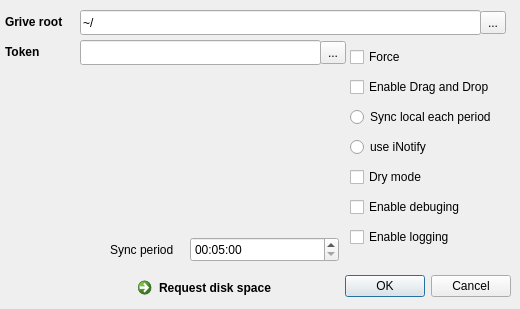
<?xml version="1.0" encoding="UTF-8"?>
<ui version="4.0">
 <class>Settings</class>
 <widget class="QDialog" name="Settings">
  <property name="geometry">
   <rect>
    <x>0</x>
    <y>0</y>
    <width>520</width>
    <height>309</height>
   </rect>
  </property>
  <property name="windowTitle">
   <string>Dialog</string>
  </property>
  <widget class="QDialogButtonBox" name="buttonBox">
   <property name="geometry">
    <rect>
     <x>210</x>
     <y>270</y>
     <width>301</width>
     <height>32</height>
    </rect>
   </property>
   <property name="orientation">
    <enum>Qt::Horizontal</enum>
   </property>
   <property name="standardButtons">
    <set>QDialogButtonBox::Cancel|QDialogButtonBox::Ok</set>
   </property>
  </widget>
  <widget class="QLineEdit" name="lineEdit">
   <property name="geometry">
    <rect>
     <x>80</x>
     <y>10</y>
     <width>401</width>
     <height>25</height>
    </rect>
   </property>
   <property name="text">
    <string>~/</string>
   </property>
  </widget>
  <widget class="QLabel" name="label">
   <property name="geometry">
    <rect>
     <x>5</x>
     <y>12</y>
     <width>71</width>
     <height>20</height>
    </rect>
   </property>
   <property name="font">
    <font>
     <weight>75</weight>
     <bold>true</bold>
    </font>
   </property>
   <property name="text">
    <string>Grive root</string>
   </property>
  </widget>
  <widget class="QToolButton" name="toolButton">
   <property name="geometry">
    <rect>
     <x>480</x>
     <y>11</y>
     <width>26</width>
     <height>23</height>
    </rect>
   </property>
   <property name="text">
    <string>...</string>
   </property>
  </widget>
  <widget class="QWidget" name="verticalLayoutWidget">
   <property name="geometry">
    <rect>
     <x>350</x>
     <y>39</y>
     <width>166</width>
     <height>221</height>
    </rect>
   </property>
   <layout class="QVBoxLayout" name="verticalLayout">
    <property name="spacing">
     <number>2</number>
    </property>
    <item>
     <widget class="QCheckBox" name="checkBox_2">
      <property name="text">
       <string>Force</string>
      </property>
     </widget>
    </item>
    <item>
     <widget class="QCheckBox" name="checkBox_6">
      <property name="text">
       <string>Enable Drag and Drop</string>
      </property>
     </widget>
    </item>
    <item>
     <widget class="QRadioButton" name="radioButton">
      <property name="text">
       <string>Sync local each period</string>
      </property>
     </widget>
    </item>
    <item>
     <widget class="QRadioButton" name="radioButton_2">
      <property name="text">
       <string>use iNotify</string>
      </property>
     </widget>
    </item>
    <item>
     <widget class="QCheckBox" name="checkBox_5">
      <property name="text">
       <string>Dry mode</string>
      </property>
     </widget>
    </item>
    <item>
     <widget class="QCheckBox" name="checkBox_3">
      <property name="text">
       <string>Enable debuging</string>
      </property>
     </widget>
    </item>
    <item>
     <widget class="QCheckBox" name="checkBox_4">
      <property name="text">
       <string>Enable logging</string>
      </property>
     </widget>
    </item>
   </layout>
  </widget>
  <widget class="QCommandLinkButton" name="commandLinkButton_2">
   <property name="geometry">
    <rect>
     <x>130</x>
     <y>270</y>
     <width>170</width>
     <height>32</height>
    </rect>
   </property>
   <property name="text">
    <string>Request disk space</string>
   </property>
  </widget>
  <widget class="QTimeEdit" name="timeEdit">
   <property name="geometry">
    <rect>
     <x>190</x>
     <y>237</y>
     <width>149</width>
     <height>25</height>
    </rect>
   </property>
   <property name="time">
    <time>
     <hour>0</hour>
     <minute>5</minute>
     <second>0</second>
    </time>
   </property>
  </widget>
  <widget class="QLabel" name="label_2">
   <property name="geometry">
    <rect>
     <x>110</x>
     <y>240</y>
     <width>81</width>
     <height>20</height>
    </rect>
   </property>
   <property name="text">
    <string>Sync period</string>
   </property>
  </widget>
  <widget class="QLineEdit" name="lineEdit_2">
   <property name="geometry">
    <rect>
     <x>80</x>
     <y>40</y>
     <width>241</width>
     <height>25</height>
    </rect>
   </property>
  </widget>
  <widget class="QToolButton" name="toolButton_2">
   <property name="geometry">
    <rect>
     <x>320</x>
     <y>41</y>
     <width>26</width>
     <height>23</height>
    </rect>
   </property>
   <property name="text">
    <string>...</string>
   </property>
  </widget>
  <widget class="QLabel" name="label_3">
   <property name="geometry">
    <rect>
     <x>5</x>
     <y>42</y>
     <width>71</width>
     <height>20</height>
    </rect>
   </property>
   <property name="font">
    <font>
     <weight>75</weight>
     <bold>true</bold>
    </font>
   </property>
   <property name="text">
    <string>Token</string>
   </property>
  </widget>
 </widget>
 <resources/>
 <connections>
  <connection>
   <sender>buttonBox</sender>
   <signal>accepted()</signal>
   <receiver>Settings</receiver>
   <slot>accept()</slot>
   <hints>
    <hint type="sourcelabel">
     <x>248</x>
     <y>254</y>
    </hint>
    <hint type="destinationlabel">
     <x>157</x>
     <y>274</y>
    </hint>
   </hints>
  </connection>
  <connection>
   <sender>buttonBox</sender>
   <signal>rejected()</signal>
   <receiver>Settings</receiver>
   <slot>reject()</slot>
   <hints>
    <hint type="sourcelabel">
     <x>316</x>
     <y>260</y>
    </hint>
    <hint type="destinationlabel">
     <x>286</x>
     <y>274</y>
    </hint>
   </hints>
  </connection>
 </connections>
</ui>
